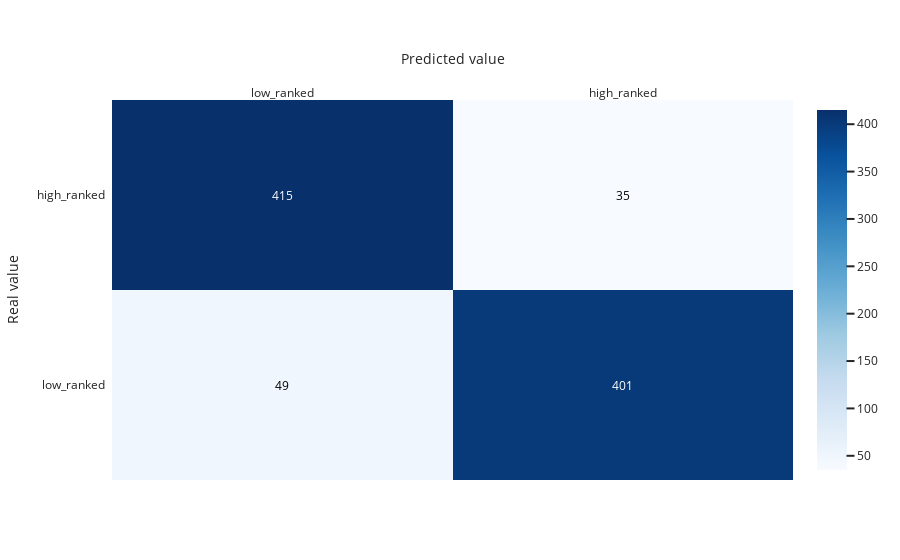
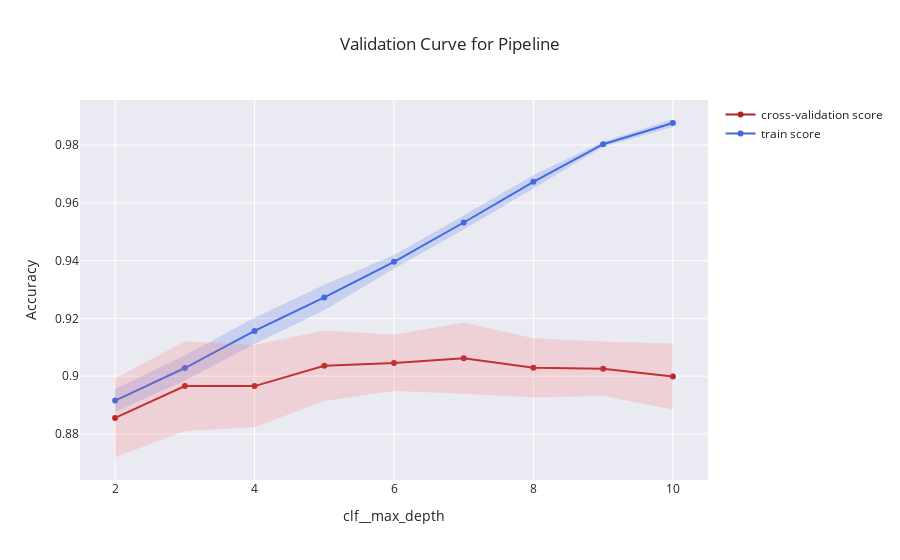
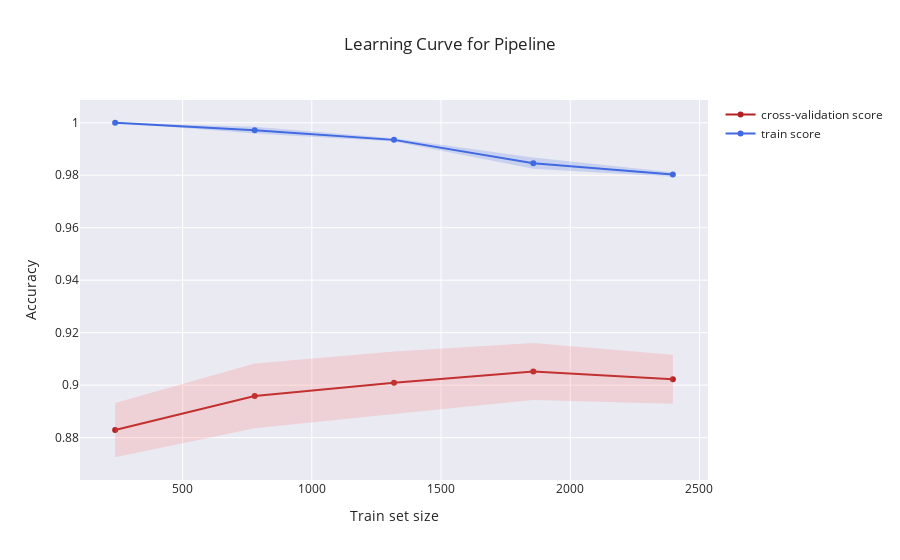

The notebook cell these images were saved under, in order:
### Markdown cell above
### Random forest

### Code cell
parameters = {'max_depth': [2,3,4,5,6,7,8,9,10], 'n_estimators': [10, 20, 50, 100]}
best_model = fit_and_report("Random Forest", RandomForestClassifier(), parameters, X, Y, x_train, y_train, x_test, y_test, 'max_depth', normalization=False)

### Figure 1 — Plotly figure (JSON) as saved in the notebook; plotly's stock layout.template omitted (floating-point values rounded to 4 significant figures)
{"data": [{"colorscale": [[0, "rgb(247,251,255)"], [0.125, "rgb(222,235,247)"], [0.25, "rgb(198,219,239)"], [0.375, "rgb(158,202,225)"], [0.5, "rgb(107,174,214)"], [0.625, "rgb(66,146,198)"], [0.75, "rgb(33,113,181)"], [0.875, "rgb(8,81,156)"], [1, "rgb(8,48,107)"]], "reversescale": false, "showscale": true, "type": "heatmap", "x": ["low_ranked", "high_ranked"], "y": ["low_ranked", "high_ranked"], "z": [[49, 401], [415, 35]]}], "layout": {"annotations": [{"font": {"color": "#000000"}, "showarrow": false, "text": "49", "x": "low_ranked", "xref": "x", "y": "low_ranked", "yref": "y"}, {"font": {"color": "#FFFFFF"}, "showarrow": false, "text": "401", "x": "high_ranked", "xref": "x", "y": "low_ranked", "yref": "y"}, {"font": {"color": "#FFFFFF"}, "showarrow": false, "text": "415", "x": "low_ranked", "xref": "x", "y": "high_ranked", "yref": "y"}, {"font": {"color": "#000000"}, "showarrow": false, "text": "35", "x": "high_ranked", "xref": "x", "y": "high_ranked", "yref": "y"}], "xaxis": {"dtick": 1, "gridcolor": "rgb(0, 0, 0)", "side": "top", "ticks": "", "title": {"text": "Predicted value"}}, "yaxis": {"dtick": 1, "ticks": "", "ticksuffix": "  ", "title": {"text": "Real value"}}}}

### Figure 2 — Plotly figure (JSON) as saved in the notebook; plotly's stock layout.template omitted (floating-point values rounded to 4 significant figures)
{"data": [{"line": {"color": "royalblue"}, "name": "train score", "type": "scatter", "x": [2, 3, 4, 5, 6, 7, 8, 9, 10], "y": [0.8916, 0.9028, 0.9157, 0.9273, 0.9396, 0.9532, 0.9673, 0.9803, 0.9877]}, {"line": {"width": 0}, "mode": "lines", "showlegend": false, "type": "scatter", "x": [2, 3, 4, 5, 6, 7, 8, 9, 10], "y": [0.8955, 0.9072, 0.9202, 0.9317, 0.942, 0.9556, 0.9696, 0.9812, 0.989]}, {"fill": "tonexty", "fillcolor": "rgba(65,105,225,0.2)", "line": {"color": "rgba(255,255,255,0)"}, "showlegend": false, "type": "scatter", "x": [2, 3, 4, 5, 6, 7, 8, 9, 10], "y": [0.8876, 0.8985, 0.9111, 0.9228, 0.9372, 0.9508, 0.965, 0.9795, 0.9863]}, {"line": {"color": "firebrick"}, "name": "cross-validation score", "type": "scatter", "x": [2, 3, 4, 5, 6, 7, 8, 9, 10], "y": [0.8855, 0.8966, 0.8966, 0.9036, 0.9046, 0.9062, 0.9029, 0.9026, 0.8999]}, {"line": {"width": 0}, "mode": "lines", "showlegend": false, "type": "scatter", "x": [2, 3, 4, 5, 6, 7, 8, 9, 10], "y": [0.8992, 0.9121, 0.9108, 0.9158, 0.9143, 0.9186, 0.9132, 0.912, 0.9114]}, {"fill": "tonexty", "fillcolor": "rgba(255,107,107,0.2)", "line": {"color": "rgba(255,255,255,0)"}, "showlegend": false, "type": "scatter", "x": [2, 3, 4, 5, 6, 7, 8, 9, 10], "y": [0.8719, 0.881, 0.8823, 0.8914, 0.8948, 0.8939, 0.8926, 0.8931, 0.8884]}], "layout": {"title": {"text": "Validation Curve for Pipeline"}, "xaxis": {"title": {"text": "clf__max_depth"}}, "yaxis": {"title": {"text": "Accuracy"}}}}

### Figure 3 — Plotly figure (JSON) as saved in the notebook; plotly's stock layout.template omitted (floating-point values rounded to 4 significant figures)
{"data": [{"line": {"color": "royalblue"}, "name": "train score", "type": "scatter", "x": [239, 779, 1318, 1857, 2397], "y": [1, 0.9972, 0.9935, 0.9846, 0.9803]}, {"line": {"width": 0}, "mode": "lines", "showlegend": false, "type": "scatter", "x": [239, 779, 1318, 1857, 2397], "y": [1, 0.9984, 0.9941, 0.9867, 0.9812]}, {"fill": "tonexty", "fillcolor": "rgba(65,105,225,0.2)", "line": {"color": "rgba(255,255,255,0)"}, "showlegend": false, "type": "scatter", "x": [239, 779, 1318, 1857, 2397], "y": [1, 0.9959, 0.9929, 0.9825, 0.9795]}, {"line": {"color": "firebrick"}, "name": "cross-validation score", "type": "scatter", "x": [239, 779, 1318, 1857, 2397], "y": [0.8829, 0.8959, 0.9009, 0.9052, 0.9022]}, {"line": {"width": 0}, "mode": "lines", "showlegend": false, "type": "scatter", "x": [239, 779, 1318, 1857, 2397], "y": [0.8932, 0.9083, 0.9128, 0.9161, 0.9116]}, {"fill": "tonexty", "fillcolor": "rgba(255,107,107,0.2)", "line": {"color": "rgba(255,255,255,0)"}, "showlegend": false, "type": "scatter", "x": [239, 779, 1318, 1857, 2397], "y": [0.8725, 0.8835, 0.889, 0.8944, 0.8929]}], "layout": {"title": {"text": "Learning Curve for Pipeline"}, "xaxis": {"title": {"text": "Train set size"}}, "yaxis": {"title": {"text": "Accuracy"}}}}
